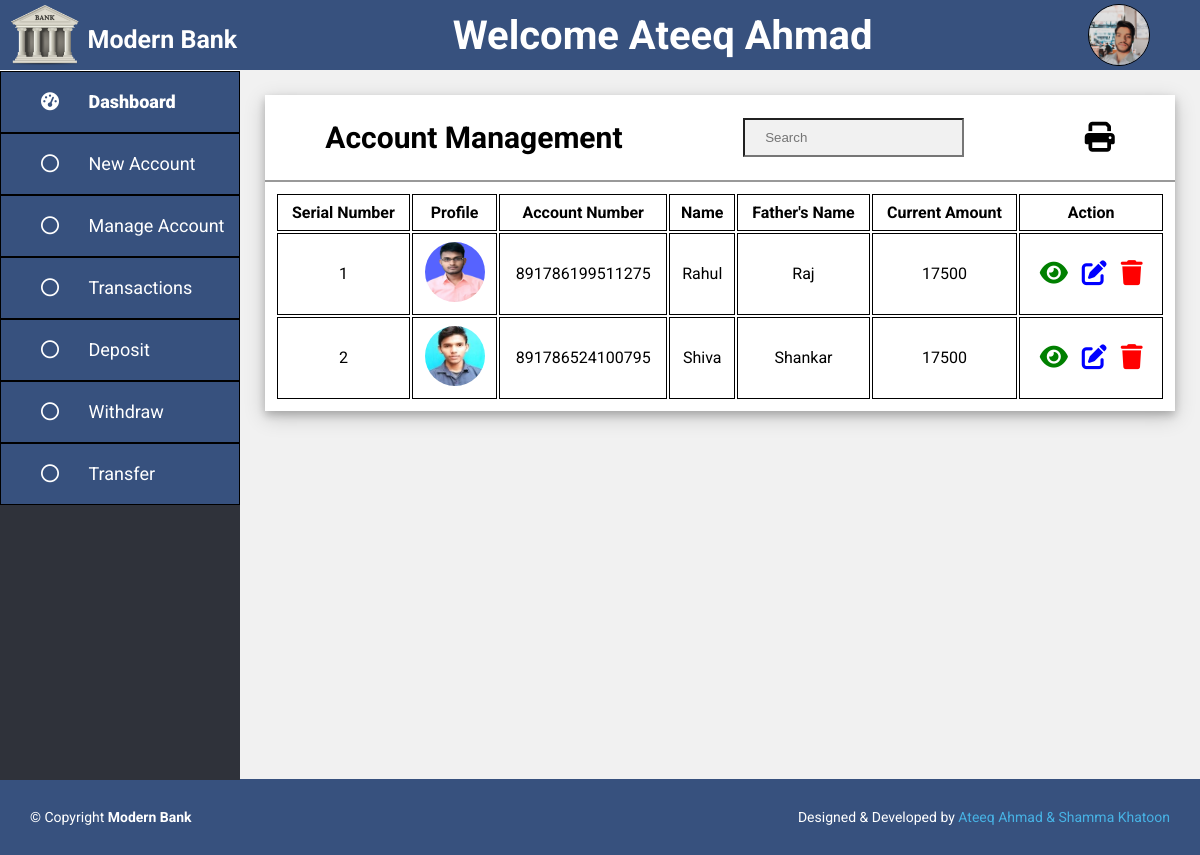
The page /admin/manage-account.php (signed in) on the database its author committed.
### tables this page shows
CREATE TABLE `customer` (
  `Customer_Id` int(11) NOT NULL,
  `Account_Number` bigint(20) DEFAULT NULL,
  `Name` char(30) DEFAULT NULL,
  `Father_Name` char(30) DEFAULT NULL,
  `DOB` date DEFAULT NULL,
  `Mobile_Number` bigint(20) DEFAULT NULL,
  `Gmail_Id` char(30) DEFAULT NULL,
  `Account_Opening_Date` date DEFAULT NULL,
  `Address` char(50) DEFAULT NULL,
  `Opening_Amount` int(11) DEFAULT NULL,
  `Image_Name` varchar(100) DEFAULT NULL
);

### admin/manage-account.php (the view, shortened to what this page needs)
<?php
    include 'header.php';
?>
        <div class="container">
            <div class="content">
                <div class="title">
                    <h2>Account Management</h2>
                    <div class="search">
                        <input type="search" placeholder="Search" id="live_search" autocomplete="off">
                    </div>
                    <i class="fa-solid fa-print" id="print-img" onclick="printFun('print')"></i>
                </div>
                <div id="print">
                    <?php
                        $result = mysqli_query($conn, "SELECT * FROM customer");
                        if(mysqli_num_rows($result) > 0){
                            $i=1;
                    ?>
                    <table id="searchresult">
                        <thead>
                            <tr>
                                <th>Serial Number</th>
                                <th>Profile</th>
                                <th>Account Number</th>
                                <th>Name</th>
                                <th>Father's Name</th>
                                <th>Current Amount</th>
                                <th>Action</th>
                            </tr>
                        </thead>
                        <?php
                            while($row = mysqli_fetch_assoc($result)){
                        ?>
                        <tbody>
                            <tr>
                                <td> <?php echo $i; ?> </td>
                                <td> <img src="user-img/<?php echo $row['Image_Name']; ?>" style="width: 60px; height: 60px;border-radius:50%;"> </td>
                                <td> <?php echo $row['Account_Number']; ?> </td>
                                <td> <?php echo $row['Name']; ?> </td>
                                <td> <?php echo $row['Father_Name']; ?> </td>
                                <td> <?php echo $row['Opening_Amount']; ?> </td>
                                <td>
                                    <a href="view.php?cid=<?php echo $row['Customer_Id']; ?>">
                                        <i class="fa-solid fa-eye" style="color: green;"></i>
                                    </a>
                                    <a href="edit.php?cid=<?php echo $row['Customer_Id']; ?>">
                                        <i class="fa-solid fa-pen-to-square" style="color: blue;"></i>
                                    </a>
                                    <a href="delete.php?cid=<?php echo $row['Customer_Id']; ?>">
                                        <i class="fa-solid fa-trash" style="color: red;"></i>
                                    </a>
                                </td>
                            </tr>
                        </tbody>
                        <?php
                           $i++; }
                        ?>
                    </table>
                    <?php
                        }
                        else
                            echo "<h2> Record Not Found ! </h2>";
                    ?>
                </div>
            </div>
        </div>
    </div>
<?php
    include 'footer.php';
?>

### admin/header.php (shortened to what this page needs)
<?php
    include '../config.php';
    $admin = $_SESSION["admin"];
    $result = mysqli_query($conn, "SELECT * FROM admin WHERE Id = '{$admin['adminId']}'");
    $row = mysqli_fetch_assoc($result);
?>
<!DOCTYPE html>
<html lang="en">
<head>
    <link rel="stylesheet" href="https://cdnjs.cloudflare.com/ajax/libs/font-awesome/6.4.2/css/all.min.css">
    <link rel="stylesheet" href="../assets/css/admin.css">
</head>
<body>
    <header>
        <div class="logo">
            <img src="../assets/img/logo.png" alt="">
            <a href="dashbord.php">
                <h3>
                    Modern Bank
                </h3>
            </a>
        </div>
        <h2>Welcome <?php echo $admin["adminName"]; ?> </h2>
        <img src="admin-img/<?php echo $row['Image_Name']; ?>" alt="" class="user-pic" onclick="toggleMenu()">
    </header>
    <div class="main">
        <div class="side-nav">
            <a href="dashbord.php">
                <i class="fa-solid fa-gauge-high">
                    <span>Dashboard</span>
                </i>
            </a>
            <a href="add-new-account.php">
                <i class="fa-regular fa-circle">
                    <span>New Account</span>
                </i>
            </a>
            <a href="manage-account.php">
                <i class="fa-regular fa-circle">
                    <span>Manage Account</span>
                </i>
            </a>
            <a href="transaction.php">
                <i class="fa-regular fa-circle">
                    <span>Transactions</span>
                </i>
            </a>
            <a href="deposit.php">
                <i class="fa-regular fa-circle">
                    <span>Deposit</span>
                </i>
            </a>
            <a href="withdraw.php">
                <i class="fa-regular fa-circle">
                    <span>Withdraw</span>
                </i>
            </a>
            <a href="transfer.php">
                <i class="fa-regular fa-circle">
                    <span>Transfer</span>
                </i>
            </a>
        </div>

### admin/footer.php
    <footer id="footer">
        <div class="footer-bottom">
            <div class="copyright">
            &copy; Copyright <strong><span>Modern Bank</span></strong>
            </div>
            <div class="credits">
            Designed & Developed by <a href="index.php">Ateeq Ahmad & Shamma Khatoon</a>
            </div>
        </div>
    </footer>
</body>
</html>

### assets/css/admin.css (style rules this page uses)
body { margin: 0; padding: 0; font-family: 'Roboto', sans-serif; height: 100vh; }
header { background: #37517e; width: 100%; height: 70px; position: sticky; top: 0; display: flex; align-items: center; justify-content: space-between; }
header .logo { height: 100%; display: flex; }
header .logo a { text-decoration: none; }
header .logo a h3 { color: #fff; align-items: center; font-size: 25px; cursor: pointer; }
header h2 { font-size: 40px; color: white; }
.user-pic { width: 60px; height: 60px; border: 1px solid black; border-radius: 50%; cursor: pointer; margin-right: 50px; }
.main { width: 100%; display: flex; height: 88.6vh; }
.side-nav { background: #2f323a; margin-top: 1px; width: 20%; height: 100%; transition: 0.5s; }
.side-nav a { color: #fff; background: #37517e; display: block; width: 100%; line-height: 60px; font-size: 18px; border: 1px solid black; text-decoration: none; padding-left: 40px; box-sizing: border-box; transition: 0.5s; }
.side-nav i span { font-family: 'Roboto', sans-serif; margin-left: 25px; }
.container { width: 80%; min-height: 88.6vh; background: #f1f1f1; overflow-y: auto; }
.container .content { background: white; margin: 25px; box-shadow: 0 4px 8px 0 rgba(0, 0, 0, 0.2), 0 6px 20px 0 rgba(0, 0, 0, 0.19); display: flex; flex-direction: column; }
.title { font-size: 20px; display: flex; align-items: center; justify-content: space-around; border-bottom: 2px solid #999; }
#print-img { font-size: 30px; cursor: pointer; }
#print table { width: 100%; padding: 10px; }
.container .content table tr td a { text-decoration: none; }
.container .content table tr td a i { margin: 0px 5px; font-size: 25px; }
th, td { border: 1px solid black; text-align: center; padding: 8px; }
.container .content .title .search { display: flex; margin: 20px 0px; }
.container .content .title .search input[type=search] { background: #f1f1f1; padding: 10px 20px; width: 100%; }
#footer { font-size: 14px; background: #37517e; }
#footer .footer-bottom { padding: 30px; color: #fff; display: flex; justify-content: space-between; }
#footer .credits a { transition: 0.3s; text-decoration: none; color: #47b2e4; }

### rows shown on the page
customer: Image_Name (picture), Account_Number "891786199511275", Name "Rahul", Father_Name "Raj", Opening_Amount "17500"
customer: Image_Name (picture), Account_Number "891786524100795", Name "Shiva", Father_Name "Shankar", Opening_Amount "17500"

### other values the page prints
$admin["adminName"] "Ateeq Ahmad"
